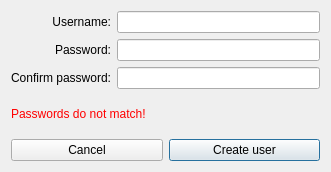
<?xml version="1.0" encoding="UTF-8"?>
<ui version="4.0">
 <class>CreateUser</class>
 <widget class="QDialog" name="CreateUser">
  <property name="geometry">
   <rect>
    <x>0</x>
    <y>0</y>
    <width>331</width>
    <height>172</height>
   </rect>
  </property>
  <property name="minimumSize">
   <size>
    <width>331</width>
    <height>172</height>
   </size>
  </property>
  <property name="windowTitle">
   <string>Create a new user</string>
  </property>
  <layout class="QVBoxLayout" name="verticalLayout_3">
   <item>
    <layout class="QHBoxLayout" name="horizontalLayout_2">
     <item>
      <layout class="QVBoxLayout" name="verticalLayout">
       <item>
        <widget class="QLabel" name="label_2">
         <property name="text">
          <string>Username:</string>
         </property>
         <property name="alignment">
          <set>Qt::AlignRight|Qt::AlignTrailing|Qt::AlignVCenter</set>
         </property>
        </widget>
       </item>
       <item>
        <widget class="QLabel" name="label_3">
         <property name="text">
          <string>Password:</string>
         </property>
         <property name="alignment">
          <set>Qt::AlignRight|Qt::AlignTrailing|Qt::AlignVCenter</set>
         </property>
        </widget>
       </item>
       <item>
        <widget class="QLabel" name="label_4">
         <property name="text">
          <string>Confirm password:</string>
         </property>
         <property name="alignment">
          <set>Qt::AlignRight|Qt::AlignTrailing|Qt::AlignVCenter</set>
         </property>
        </widget>
       </item>
      </layout>
     </item>
     <item>
      <layout class="QVBoxLayout" name="verticalLayout_2">
       <item>
        <widget class="QLineEdit" name="edtUsername"/>
       </item>
       <item>
        <widget class="QLineEdit" name="edtPassword">
         <property name="echoMode">
          <enum>QLineEdit::Password</enum>
         </property>
        </widget>
       </item>
       <item>
        <widget class="QLineEdit" name="edtCPword">
         <property name="echoMode">
          <enum>QLineEdit::Password</enum>
         </property>
        </widget>
       </item>
      </layout>
     </item>
    </layout>
   </item>
   <item>
    <widget class="QLabel" name="lblWarning">
     <property name="palette">
      <palette>
       <active>
        <colorrole role="WindowText">
         <brush brushstyle="SolidPattern">
          <color alpha="255">
           <red>255</red>
           <green>0</green>
           <blue>0</blue>
          </color>
         </brush>
        </colorrole>
       </active>
       <inactive>
        <colorrole role="WindowText">
         <brush brushstyle="SolidPattern">
          <color alpha="255">
           <red>255</red>
           <green>0</green>
           <blue>0</blue>
          </color>
         </brush>
        </colorrole>
       </inactive>
       <disabled>
        <colorrole role="WindowText">
         <brush brushstyle="SolidPattern">
          <color alpha="255">
           <red>153</red>
           <green>153</green>
           <blue>153</blue>
          </color>
         </brush>
        </colorrole>
       </disabled>
      </palette>
     </property>
     <property name="text">
      <string>Passwords do not match!</string>
     </property>
    </widget>
   </item>
   <item>
    <layout class="QHBoxLayout" name="horizontalLayout">
     <item>
      <widget class="QPushButton" name="btnCancel">
       <property name="text">
        <string>Cancel</string>
       </property>
      </widget>
     </item>
     <item>
      <widget class="QPushButton" name="btnCreate">
       <property name="text">
        <string>Create user</string>
       </property>
       <property name="default">
        <bool>true</bool>
       </property>
      </widget>
     </item>
    </layout>
   </item>
  </layout>
 </widget>
 <resources/>
 <connections/>
</ui>
